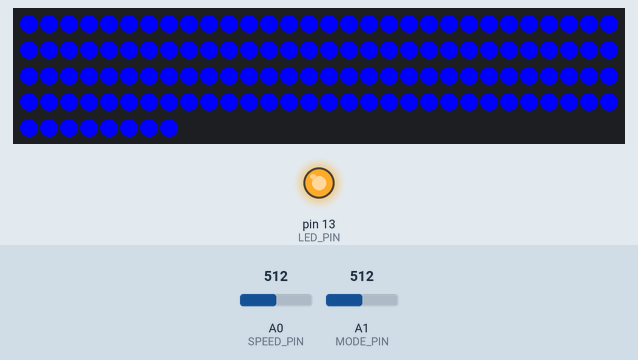
A sketch run on a simulated Arduino Uno, built with avr-gcc and run on an emulated ATmega328P. Shown: 128 RGB LEDs in strip order, left to right, continuing on the next row, output pins drawn as LEDs (lit = HIGH). Dashed ring = blinking. The test bench sets the inputs (shaded band); at power-on: A1 (MODE_PIN) = 512, A0 (SPEED_PIN) = 512. Dim RGB values are drawn brighter than linear.

Above: at 1.3 s.
1.4 s: A1 (MODE_PIN) set to 306
At 2.4 s:
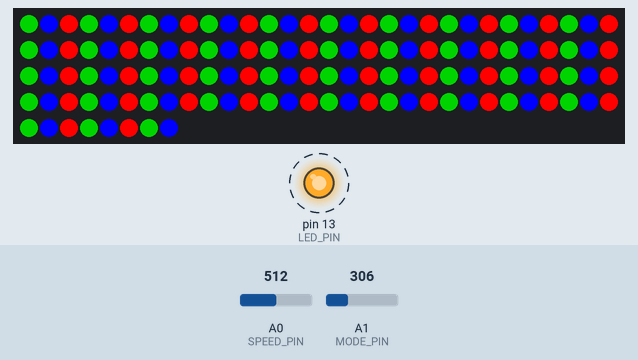
4.4 s: A1 (MODE_PIN) set to 122
At 5.4 s:
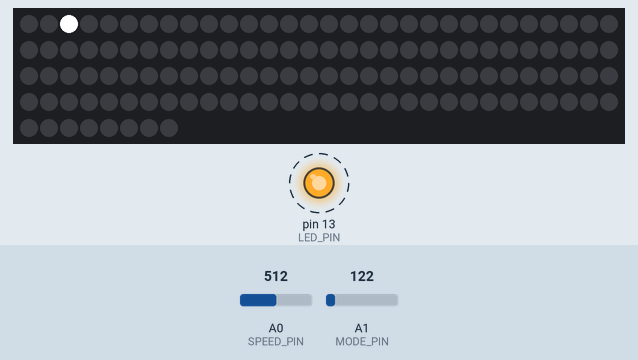
7.4 s: A0 (SPEED_PIN) set to 0
At 8.05 s:
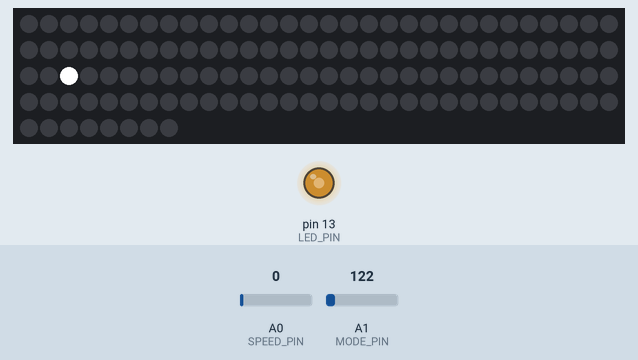
10.3 s: A1 (MODE_PIN) set to 606
At 10.47 s:
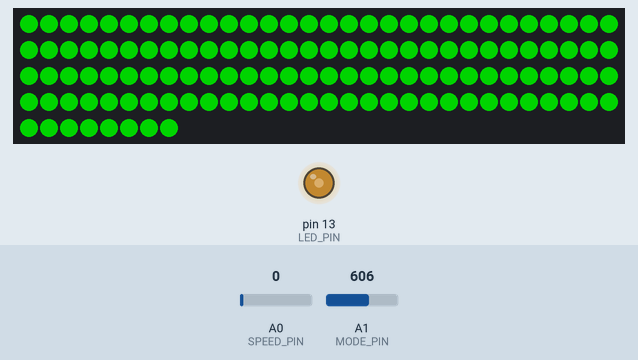
12.7 s: A1 (MODE_PIN) set to 626
At 12.89 s:
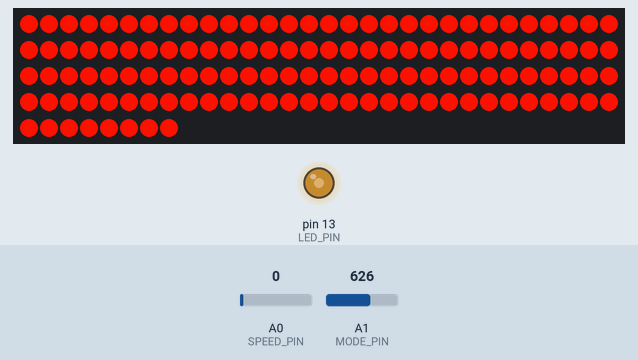
15.7 s: A0 (SPEED_PIN) set to 122
At 16.02 s:
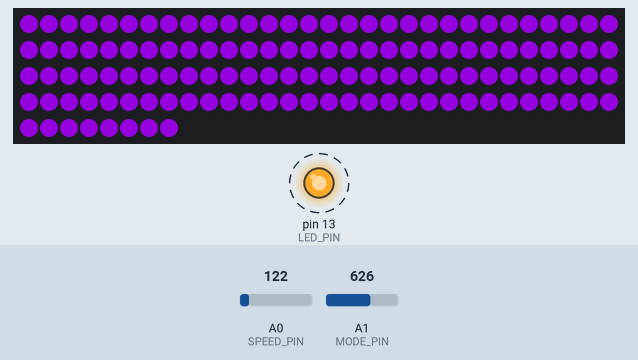
Timing chart, 0 to 28.7 s (numbered marks = the images above; inputs shaded):
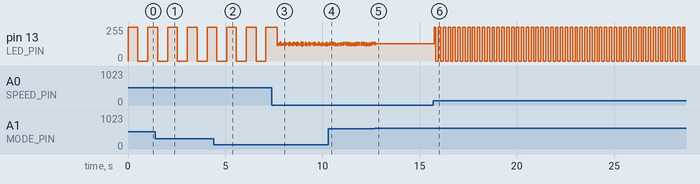

The sketch:

EspWs2811Tester.ino
```cpp
#include <FastLED.h>
#define DATA_PIN 7
#define SPEED_PIN A0
#define MODE_PIN A1
#define LENGTH_PIN A2
#define LED_PIN 13

#define NUM_LEDS 128

CRGB leds[NUM_LEDS];
CRGB sequence[3];
int currentStep = 0;

int stepDelay = 1000;
int ledValue = LOW;
int mode = 5;
int hue = 0;

void setup() {
  // put your setup code here, to run once:
  FastLED.addLeds<WS2811, DATA_PIN>(leds, NUM_LEDS);
  pinMode(SPEED_PIN, INPUT);
  pinMode(MODE_PIN, INPUT);
  initMode();

  // DEBUG
  //Serial.begin(9600);
  pinMode(LED_PIN, OUTPUT);
}

void loop() {
  readInputs();
  //Serial.println(stepDelay);
  updateSequence();
  FastLED.show();

//  sleep();
//
//
//
//  FastLED.show();
  if( ledValue == LOW )
    ledValue = HIGH;
  else
    ledValue = LOW;

  digitalWrite(LED_PIN, ledValue);

  delay(stepDelay);


//  leds[0] = CRGB::Red;
//  delay(100);
//
//  leds[0] = CRGB::Green;
//  FastLED.show();
//  delay(100);
//
//  leds[0] = CRGB::Blue;
//  FastLED.show();
//  delay(100);
}

void readInputs()
{
  stepDelay = analogRead(SPEED_PIN) / 1024.0 * 1000;
  int newMode = analogRead(MODE_PIN) / 1024.0 * 5;

  if( newMode != mode )
  {
    mode = newMode;
    initMode();
  }
}

void initMode(  )
{
  switch( mode)
  {
    case 0:
      initModeChase();
      break;
    case 1:
      initModeRGBChase();
      break;
    case 2:
      initModeRGB();
      break;
    case 3:
      initModeRainbow();
      break;
    case 4:
      initModeRainbowChase();
      break;
  }
}

void updateSequence(  )
{
  switch( mode )
  {
    case 0:
      stepModeChase();
      break;
    case 1:
      stepModeRGBChase();
      break;
    case 2:
      stepModeRGB();
      break;
    case 3:
      stepModeRainbow();
      break;
    case 4:
      stepModeRainbowChase();
      break;
  }
}
void initModeChase()
{
  for( int i = 0; i < NUM_LEDS; i++ )
  {
    leds[i] = CRGB::Black;
  }
  leds[0] = CRGB::White;
}

void stepModeChase()
{
  CRGB last = leds[NUM_LEDS-1];

  for( int i = NUM_LEDS - 1; i > 0; i-- )
  {
    leds[i] = leds[i-1];
  }
  leds[0] = last;
}

void initModeRGBChase()
{
  sequence[0] = CRGB::Red;
  sequence[1] = CRGB::Green;
  sequence[2] = CRGB::Blue;
}

void stepModeRGBChase()
{
  for( int i = 0; i < NUM_LEDS; i++ )
  {
    leds[i] = sequence[i%3];
  }

  CRGB first = sequence[0];
  sequence[0] = sequence[1];
  sequence[1] = sequence[2];
  sequence[2] = first;
}

void initModeRainbow()
{
  hue = 0;

  for( int i = 0; i < NUM_LEDS; i++ )
  {
    leds[i] = CHSV( hue, 255, 255 );
  }
}
void stepModeRainbow()
{
  hue = ( hue + 1 ) % 255;

  for( int i = 0; i < NUM_LEDS; i++ )
  {
    leds[i] = CHSV( hue, 255, 255 );
  }

}
void initModeRainbowChase()
{
  hue = 0;

  for( int i = 0; i < NUM_LEDS; i++ )
  {
    leds[i] = CHSV( (int) ( hue + ( (float) i / NUM_LEDS * 255 ) ) % 255, 255, 255);
  }
}
void stepModeRainbowChase()
{
  hue = ( hue + 1 ) % 255;

  for( int i = 0; i < NUM_LEDS; i++ )
  {
    leds[i] = CHSV( (int) ( hue + (float) i / NUM_LEDS * 255 ) % 255, 255, 255);
  }
}

void initModeRGB()
{
  sequence[0] = CRGB::Red;
  sequence[1] = CRGB::Green;
  sequence[2] = CRGB::Blue;
}

void stepModeRGB()
{
  CRGB nextColor;

  if( leds[0] == sequence[0] )
    nextColor = sequence[1];
  else if( leds[0] == sequence[1] )
    nextColor = sequence[2];
  else
    nextColor = sequence[0];

  for( int i = 0; i < NUM_LEDS; i++ )
  {
    leds[i] = nextColor;
  }
}
```

Measured:
- the behaviour switches between 614 and 615 on A1 (MODE_PIN) (found by bisection; images 4 and 5)
- after the input at 1.4 s, the LEDs: first change after 0.13 s (image 1 shows a later state)
- after the input at 4.4 s, the LEDs: first change after 0.17 s (image 2 shows a later state)
- after the input at 10.3 s, the LEDs: change at once (image 4)
- after the input at 15.7 s, pin 13 (LED_PIN): alternates 255/255 for 0.13 s and 0/255 for 0.13 s, starting at once
- what the display in image 1 shows lasts 0.5 s, from 2.0 s to 2.5 s
